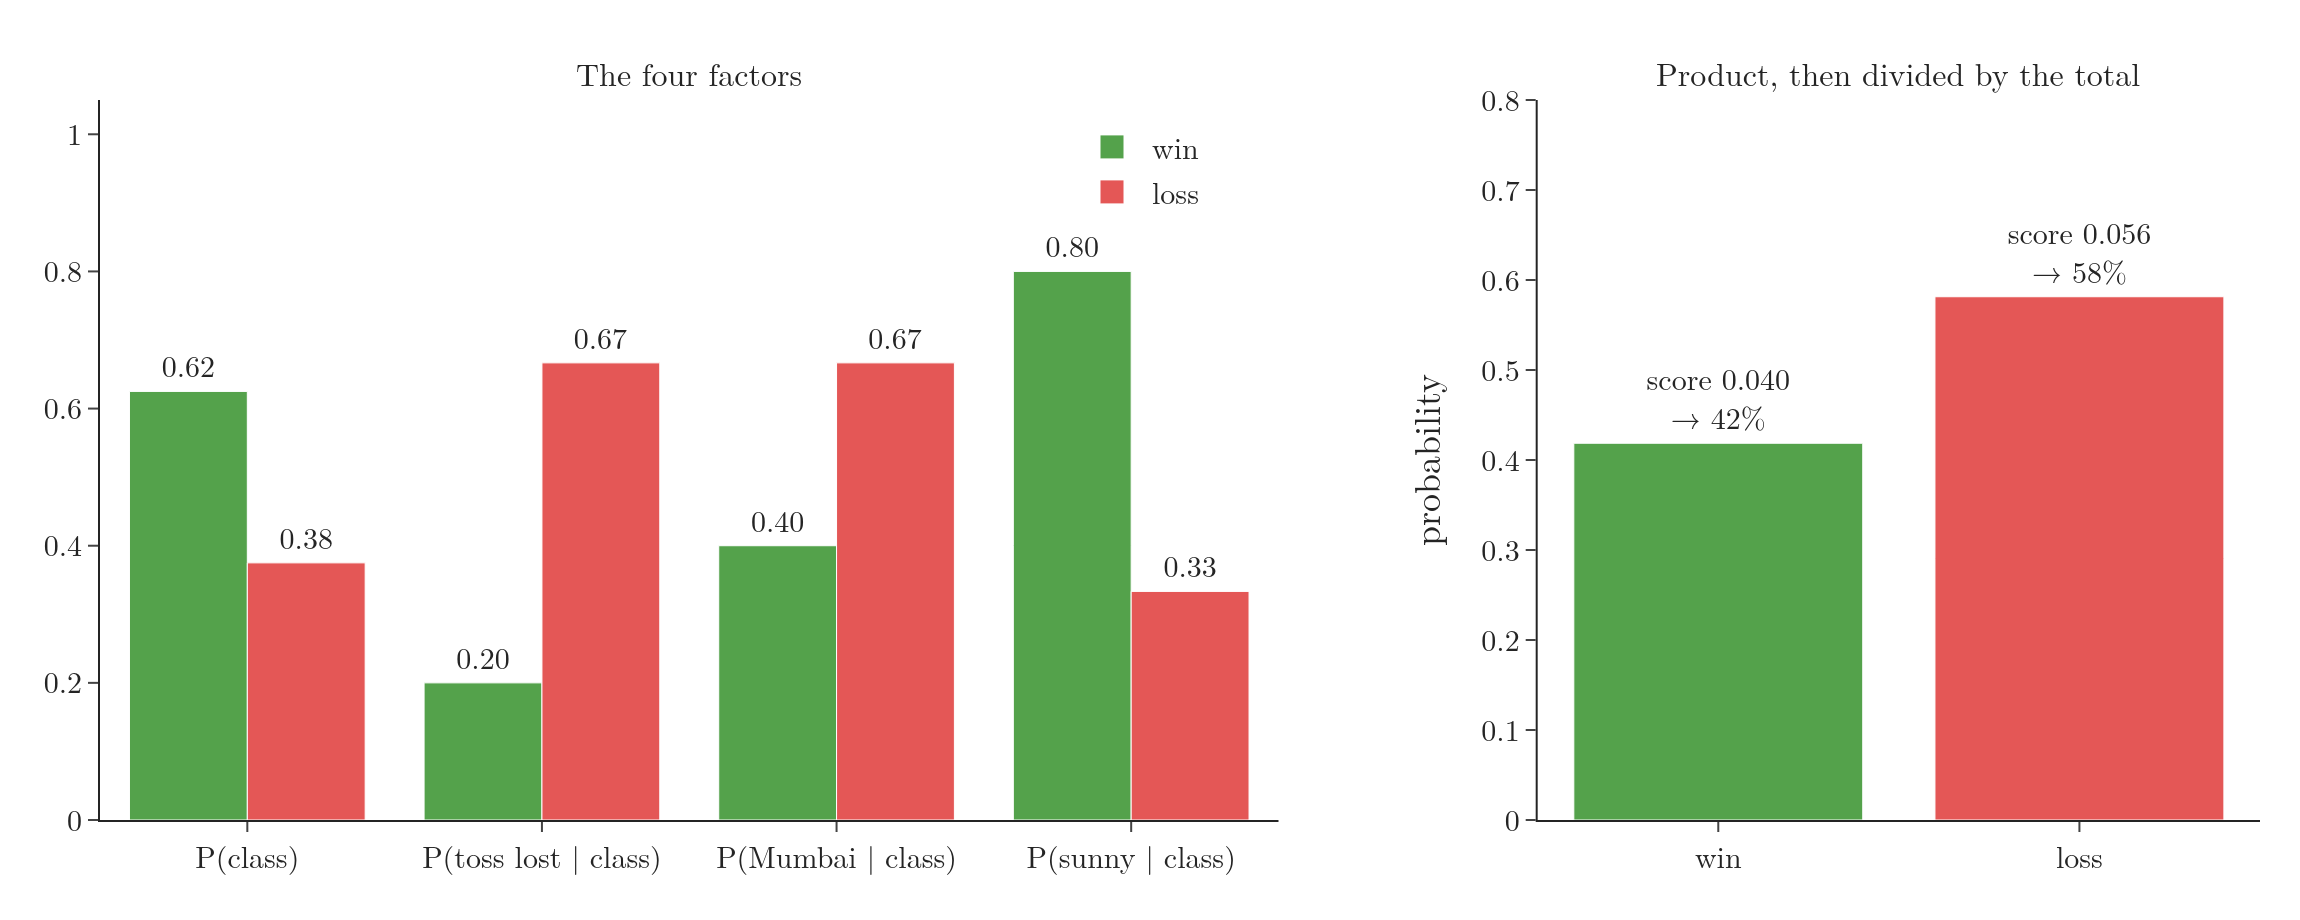

The Python source for this figure:
"""Naive Bayes on the 8-match table (Plotly): the four factors per class, and the final scores turned into probabilities."""
from pathlib import Path
import pandas as pd
import plotly.graph_objects as go
from plotly.subplots import make_subplots

here = Path(__file__).parent
df = pd.read_csv(here.parent / "data" / "matches.csv")
q = dict(toss="lost", venue="Mumbai", outlook="sunny")
labels = ["P(class)", "P(toss lost | class)", "P(Mumbai | class)", "P(sunny | class)"]
fig = make_subplots(rows=1, cols=2, horizontal_spacing=0.12, column_widths=[0.62, 0.38],
                    subplot_titles=("The four factors", "Product, then divided by the total"))
scores = {}
for cls, col in (("win", "#54A24B"), ("loss", "#E45756")):
    sub = df[df.result == cls]
    f = [len(sub) / len(df)] + [(sub[c] == v).mean() for c, v in q.items()]
    scores[cls] = f[0] * f[1] * f[2] * f[3]
    fig.add_trace(go.Bar(x=labels, y=f, name=cls, marker_color=col, text=[f"{v:.2f}" for v in f], textposition="outside"), 1, 1)
tot = sum(scores.values())
for cls, col in (("win", "#54A24B"), ("loss", "#E45756")):
    fig.add_trace(go.Bar(x=[cls], y=[scores[cls] / tot], marker_color=col, showlegend=False,
                         text=[f"score {scores[cls]:.3f}<br>→ {scores[cls] / tot:.0%}"], textposition="outside"), 1, 2)
print(scores, {k: v / tot for k, v in scores.items()})
fig.update_yaxes(range=[0, 1.05], row=1, col=1)
fig.update_yaxes(range=[0, 0.8], title="probability", row=1, col=2)
fig.update_layout(template="simple_white", width=1150, height=460, barmode="group", font=dict(family="Latin Modern Roman", size=15),
                  legend=dict(x=0.45, y=0.98), margin=dict(l=50, r=20, t=50, b=50))
fig.write_image(here / "scores.png", scale=2); fig.write_image(here / "scores.pdf")
